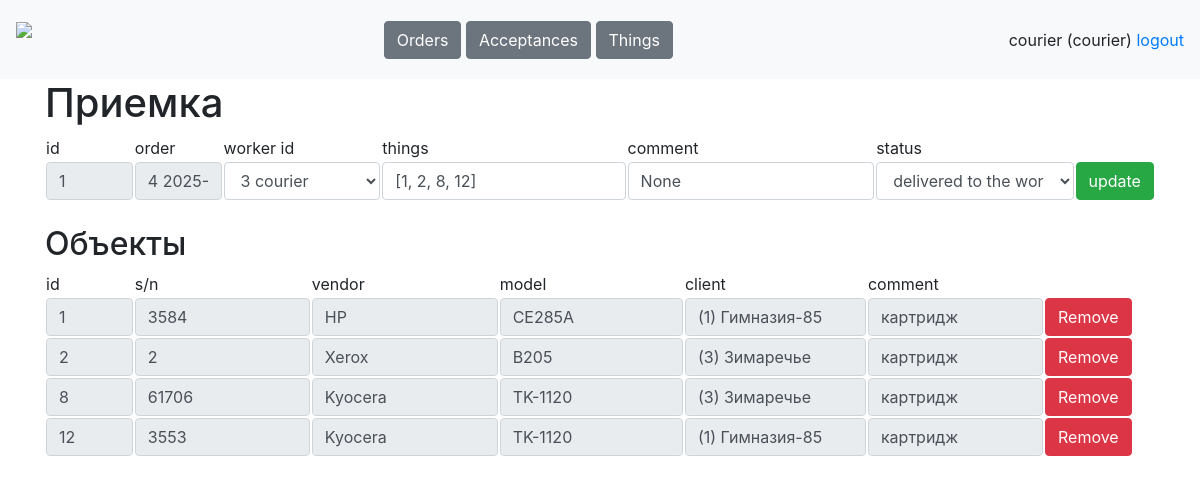
The app's page /tables/acceptances/1 (signed in), older data.
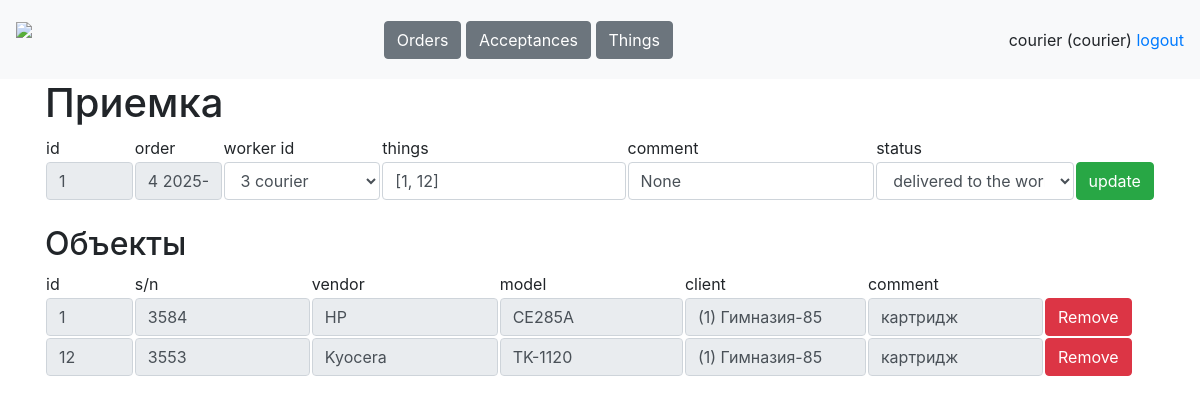
The same page, newer data.
### data/tables.py (models this page shows, shortened)
class Worker(db_session.SqlAlchemyBase, SerializerMixin, UserMixin):
    __tablename__ = 'workers'
    id = Column(sqlalchemy.Integer, primary_key=True, autoincrement=True)
    username = Column(sqlalchemy.String, nullable=True)
    name = Column(sqlalchemy.String, nullable=True)
    password = Column(sqlalchemy.String, nullable=True)
    role = Column(sqlalchemy.String, nullable=True)
    phone = Column(sqlalchemy.String, nullable=True)
    comment = Column(sqlalchemy.String, nullable=True)
    works = orm.relationship('Work', back_populates='worker')
    acceptances = orm.relationship('Acceptance', back_populates='worker')

class Acceptance(db_session.SqlAlchemyBase, SerializerMixin):
    __tablename__ = 'acceptances'
    id = Column(sqlalchemy.Integer, primary_key=True, autoincrement=True)
    order_id = Column(sqlalchemy.Integer, sqlalchemy.ForeignKey('orders.id'))
    worker_id = Column(sqlalchemy.Integer, sqlalchemy.ForeignKey('workers.id'))
    things = Column(sqlalchemy.String, default='[]', nullable=True)
    comment = Column(sqlalchemy.String, nullable=True, default='')
    status = Column(sqlalchemy.String, nullable=True, default='taken from client')
    order = orm.relationship('Order')
    worker = orm.relationship('Worker')
    works = orm.relationship('Work', back_populates='acceptance')

class Order(db_session.SqlAlchemyBase, SerializerMixin):
    __tablename__ = 'orders'
    id = Column(sqlalchemy.Integer, primary_key=True, autoincrement=True)
    client_id = Column(sqlalchemy.Integer, sqlalchemy.ForeignKey('clients.id'))
    create_date = Column(sqlalchemy.Date, default=dt.date.today())
    comment = Column(sqlalchemy.String, nullable=True, default='')
    status = Column(sqlalchemy.String, nullable=True, default='created')
    client = orm.relationship('Client')
    acceptances = orm.relationship('Acceptance', back_populates='order')

class Client(db_session.SqlAlchemyBase, SerializerMixin):
    __tablename__ = 'clients'
    id = Column(sqlalchemy.Integer, primary_key=True, autoincrement=True)
    name = Column(sqlalchemy.String, nullable=True, default='')
    address = Column(sqlalchemy.String, nullable=True, default='')
    phone = Column(sqlalchemy.String, nullable=True, default='')
    comment = Column(sqlalchemy.String, nullable=True, default='')
    orders = orm.relationship('Order', back_populates='client')
    things = orm.relationship('Thing', back_populates='client')

class Thing(db_session.SqlAlchemyBase, SerializerMixin):
    __tablename__ = 'things'
    id = Column(sqlalchemy.Integer, primary_key=True, autoincrement=True)
    sn = Column(sqlalchemy.String, nullable=True, unique=True)
    vendor = Column(sqlalchemy.String, nullable=True)
    model = Column(sqlalchemy.String, nullable=True)
    client_id = Column(sqlalchemy.Integer, sqlalchemy.ForeignKey('clients.id'))
    comment = Column(sqlalchemy.String, nullable=True)
    client = orm.relationship('Client')
    works = orm.relationship('Work', back_populates='thing')

### main.py (the view)
@app.route('/tables/acceptances/<int:acceptance_id>', methods=['GET', 'POST'])
@stuff.login_and_role_required(current_user, '/tables/acceptance')
def acceptance(acceptance_id):
    if request.method == 'GET':
        data = stuff.get_entry('acceptances', acceptance_id)
        things = stuff.get_table('things').filter(Thing.id.in_(loads(data.things)))
        resp = make_response(render_template('acceptance.html', user=current_user,
                                             acceptance=data, things=things))
        resp.set_cookie('acceptance', str(acceptance_id))
        return resp
    elif request.method == 'POST':
        stuff.update_entry('acceptances', request.form)
        return redirect(f'/tables/acceptances')

### main.py (called while the page is built)
@login_manager.user_loader
def load_user(worker_id):
    db_sess = stuff.db_sess
    worker = db_sess.query(Worker).get(worker_id)
    return worker

### stuff.py (called while the page is built)
def is_role_acceptable(role, page):
    return True

def login_and_role_required(current_user, page):
    def wrapper(f):
        @wraps(f)
        def decorated_function(*args, **kwargs):
            if current_user.is_authenticated:
                if is_role_acceptable(current_user.role, page):
                    return f(*args, **kwargs)
                return redirect('/dashboard')
            resp = redirect('/login')
            return resp
        return decorated_function
    return wrapper

def get_table(table, sort='id', reverse=0):
    if table == 'clients':
        return db_sess.query(Client)
    elif table == 'orders':
        return db_sess.query(Order)
    elif table == 'acceptances':
        return db_sess.query(Acceptance)
    elif table == 'things':
        return db_sess.query(Thing)
    elif table == 'works':
        return db_sess.query(Work)
    elif table == 'workers':
        return db_sess.query(Worker)

def get_entry(table, entry_id):
    if table == 'clients':
        return db_sess.query(Client).get(entry_id)
    elif table == 'orders':
        return db_sess.query(Order).get(entry_id)
    elif table == 'acceptances':
        return db_sess.query(Acceptance).get(entry_id)
    elif table == 'things':
        return db_sess.query(Thing).get(entry_id)
    elif table == 'works':
        return db_sess.query(Work).get(entry_id)
    elif table == 'workers':
        return db_sess.query(Worker).get(entry_id)

### templates/acceptance.html (shortened to what this page needs)
{% extends "base.html"%}
{% block content %}
<h1>Приемка</h1>
<form method="post">
<table>
    <tr>
        <td width="8%">id</td>
        <td>order</td>
        <td>worker id</td>
        <td>things</td>
        <td>comment</td>
        <td>status</td>
    </tr>
    <tr>
        <td width="8%"><input class="form-control" value="{{acceptance.id}}" name="id" readonly></td>
        <td width="8%"><input class="form-control" value="{{acceptance.order_id}} {{acceptance.order.create_date}} {{acceptance.order.client.name}}" name="id" readonly></td>
        <td><select class="form-control" name="worker">
            {% for worker in get_table('workers') %}
            {% if worker.id == acceptance.worker_id %}
            <option value="{{worker.id}}" selected>{{worker.id}} {{worker.name}}</option>
            {% else %}
            <option value="{{worker.id}}">{{worker.id}} {{worker.name}}</option>
            {% endif %}
            {% endfor %}
        </select></td>
        <td><input class="form-control" value="{{acceptance.things}}" name="things"></td>
        <td><input class="form-control" value="{{acceptance.comment}}" name="comment"></td>
        <td><select class="form-control" name="status">
            {% for status in ['taken from client', 'delivered to the worker', 'in process', 'work completed', 'taken from worker', 'delivered to the client'] %}
            {% if status == acceptance.status %}
            <option selected>{{status}}</option>
            {% else %}
            <option>{{status}}</option>
            {% endif %}
            {% endfor %}
        </select></td>
        <td><button type="submit" class="btn btn-success">update</button></td>
    </tr>
</table>
</form><br>
<h2>Объекты</h2>
<table>
    <tr>
        <td width="8%">id</td>
        <td>s/n</td>
        <td>vendor</td>
        <td>model</td>
        <td>client</td>
        <td colspan="2">comment</td>
    </tr>
    {% for item in things %}
    <tr>
        <td width="8%"><a href="/tables/things/{{item.id}}"><input class="form-control" value="{{item.id}}" readonly></a></td>
        <td><input class="form-control" value="{{item.sn}}" readonly></td>
        <td><input class="form-control" value="{{item.vendor}}" readonly></td>
        <td><input class="form-control" value="{{item.model}}" readonly></td>
        <td><input class="form-control" value="({{item.client_id}}) {{item.client.name}}" readonly></td>
        <td><input class="form-control" value="{{item.comment}}" readonly></td>
        <td width="10%"><a class="btn btn-danger" href="/tables/acceptances/{{acceptance.id}}/remove_thing/{{item.id}}" role="button">Remove</a></td>
    </tr>
    {% endfor %}
</table>
{% endblock %}

### templates/base.html (shortened to what this page needs)
<!doctype html>
<html>
<head>
    <link rel="stylesheet"
          href="https://stackpath.bootstrapcdn.com/bootstrap/4.4.1/css/bootstrap.min.css"
>
    <link rel="stylesheet" href="static/css/style.css" />
</head>
<body>
<header>
    <nav class="navbar navbar-light bg-light">
        <a class="navbar-brand" style="height: 63px;" href="/dashboard"><img height="63px" src="/static/icons/logo.png"></a>
        <div>
            {% if user.role == "manager" %}
                <a class="btn btn-secondary" href="/tables/clients" role="button">Clients</a>
                <a class="btn btn-secondary" href="/tables/orders" role="button">Orders</a>
            {% elif user.role == "courier" %}
                <a class="btn btn-secondary" href="/tables/orders" role="button">Orders</a>
                <a class="btn btn-secondary" href="/tables/acceptances" role="button">Acceptances</a>
                <a class="btn btn-secondary" href="/tables/things" role="button">Things</a>
            {% elif user.role == "worker" %}
                <a class="btn btn-secondary" href="/tables/acceptances" role="button">Acceptances</a>
                <a class="btn btn-secondary" href="/tables/works" role="button">Works</a>
            {% endif %}
        </div>
        <div>
            <a>{{user.name}} ({{user.role}})</a>
            <a href="/logout">logout</a>
        </div>
    </nav>
</header>
<main role="main" class="container">
    {% block content %}{% endblock %}
</main>
</body>
</html>

Row changes from the older to the newer data that the page shows:
no longer on this page (row unchanged): Thing: id "2", sn "2", vendor "Xerox", model "B205", client_id "(3) Зимаречье", comment "картридж"
no longer on this page (row unchanged): Thing: id "8", sn "61706", vendor "Kyocera", model "TK-1120", client_id "(3) Зимаречье", comment "картридж"
changed Acceptance "None": things "[1, 2, 8, 12]" → "[1, 12]"
